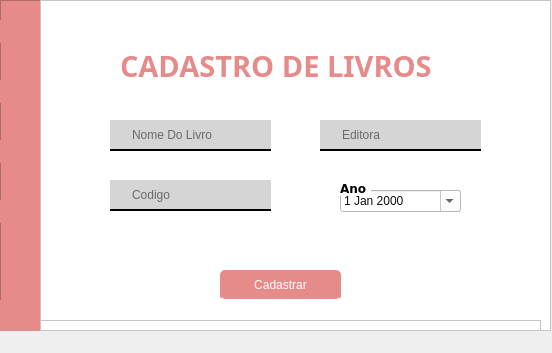
<?xml version="1.0" encoding="UTF-8"?>
<ui version="4.0">
 <class>MainWindow</class>
 <widget class="QMainWindow" name="MainWindow">
  <property name="geometry">
   <rect>
    <x>0</x>
    <y>0</y>
    <width>552</width>
    <height>353</height>
   </rect>
  </property>
  <property name="windowTitle">
   <string>MainWindow</string>
  </property>
  <widget class="QWidget" name="centralwidget">
   <widget class="QFrame" name="frame_2">
    <property name="geometry">
     <rect>
      <x>0</x>
      <y>0</y>
      <width>41</width>
      <height>331</height>
     </rect>
    </property>
    <property name="styleSheet">
     <string notr="true">background-color:#E68A8A;</string>
    </property>
    <property name="frameShape">
     <enum>QFrame::StyledPanel</enum>
    </property>
    <property name="frameShadow">
     <enum>QFrame::Raised</enum>
    </property>
    <widget class="QPushButton" name="pushButton">
     <property name="geometry">
      <rect>
       <x>0</x>
       <y>20</y>
       <width>41</width>
       <height>23</height>
      </rect>
     </property>
     <property name="cursor">
      <cursorShape>PointingHandCursor</cursorShape>
     </property>
     <property name="styleSheet">
      <string notr="true">QPushButton{
background-color:#E68A8A;
border:none;

}
QPushButton:hover{
	
background-color: rgb(195, 117, 117);
}
</string>
     </property>
     <property name="text">
      <string/>
     </property>
     <property name="icon">
      <iconset>
       <normaloff>../../../../../../Downloads/cliente.png</normaloff>../../../../../../Downloads/cliente.png</iconset>
     </property>
    </widget>
    <widget class="QPushButton" name="pushButton_3">
     <property name="geometry">
      <rect>
       <x>0</x>
       <y>140</y>
       <width>41</width>
       <height>23</height>
      </rect>
     </property>
     <property name="cursor">
      <cursorShape>PointingHandCursor</cursorShape>
     </property>
     <property name="styleSheet">
      <string notr="true">QPushButton{
background-color:#E68A8A;
border:none;
}
QPushButton:hover{
	
background-color: rgb(195, 117, 117);
}</string>
     </property>
     <property name="text">
      <string/>
     </property>
     <property name="icon">
      <iconset>
       <normaloff>../../../../../../Downloads/biblioteca.png</normaloff>../../../../../../Downloads/biblioteca.png</iconset>
     </property>
    </widget>
    <widget class="QPushButton" name="pushButton_2">
     <property name="geometry">
      <rect>
       <x>0</x>
       <y>80</y>
       <width>41</width>
       <height>23</height>
      </rect>
     </property>
     <property name="cursor">
      <cursorShape>PointingHandCursor</cursorShape>
     </property>
     <property name="styleSheet">
      <string notr="true">QPushButton{
background-color:#E68A8A;
border:none;
}
QPushButton:hover{
	
background-color: rgb(195, 117, 117);
}</string>
     </property>
     <property name="text">
      <string/>
     </property>
     <property name="icon">
      <iconset>
       <normaloff>../../../../../../Downloads/pilha-de-tres-livros.png</normaloff>../../../../../../Downloads/pilha-de-tres-livros.png</iconset>
     </property>
    </widget>
    <widget class="QPushButton" name="pushButton_4">
     <property name="geometry">
      <rect>
       <x>0</x>
       <y>300</y>
       <width>41</width>
       <height>31</height>
      </rect>
     </property>
     <property name="cursor">
      <cursorShape>PointingHandCursor</cursorShape>
     </property>
     <property name="styleSheet">
      <string notr="true">QPushButton{
background-color:#E68A8A;
border:none;
}
QPushButton:hover{
	
background-color: rgb(195, 117, 117);
}</string>
     </property>
     <property name="text">
      <string/>
     </property>
     <property name="icon">
      <iconset>
       <normaloff>../../../../../../Downloads/sair.png</normaloff>../../../../../../Downloads/sair.png</iconset>
     </property>
    </widget>
    <widget class="QPushButton" name="pushButton_9">
     <property name="geometry">
      <rect>
       <x>0</x>
       <y>200</y>
       <width>41</width>
       <height>23</height>
      </rect>
     </property>
     <property name="cursor">
      <cursorShape>PointingHandCursor</cursorShape>
     </property>
     <property name="styleSheet">
      <string notr="true">QPushButton{
background-color:#E68A8A;
border:none;
}
QPushButton:hover{
	
background-color: rgb(195, 117, 117);
}</string>
     </property>
     <property name="text">
      <string/>
     </property>
     <property name="icon">
      <iconset>
       <normaloff>../../../../../../Downloads/caixa-de-devolucao-de-livro.png</normaloff>../../../../../../Downloads/caixa-de-devolucao-de-livro.png</iconset>
     </property>
    </widget>
   </widget>
   <widget class="QFrame" name="frame">
    <property name="geometry">
     <rect>
      <x>40</x>
      <y>0</y>
      <width>511</width>
      <height>331</height>
     </rect>
    </property>
    <property name="styleSheet">
     <string notr="true">background-color: rgb(255, 255, 255);</string>
    </property>
    <property name="frameShape">
     <enum>QFrame::StyledPanel</enum>
    </property>
    <property name="frameShadow">
     <enum>QFrame::Raised</enum>
    </property>
    <widget class="QLineEdit" name="lineEdit">
     <property name="geometry">
      <rect>
       <x>90</x>
       <y>100</y>
       <width>161</width>
       <height>31</height>
      </rect>
     </property>
     <property name="styleSheet">
      <string notr="true">background-color: rgb(213, 213, 213);
border-style:solid;
border-color:black;
border-bottom-width:2px;
</string>
     </property>
     <property name="placeholderText">
      <string>Nome</string>
     </property>
    </widget>
    <widget class="QLineEdit" name="lineEdit_2">
     <property name="geometry">
      <rect>
       <x>300</x>
       <y>100</y>
       <width>141</width>
       <height>31</height>
      </rect>
     </property>
     <property name="styleSheet">
      <string notr="true">background-color: rgb(213, 213, 213);
border-style:solid;
border-color:black;
border-bottom-width:2px;
</string>
     </property>
     <property name="placeholderText">
      <string>CPF</string>
     </property>
    </widget>
    <widget class="QPushButton" name="pushButton_5">
     <property name="geometry">
      <rect>
       <x>200</x>
       <y>260</y>
       <width>101</width>
       <height>31</height>
      </rect>
     </property>
     <property name="cursor">
      <cursorShape>PointingHandCursor</cursorShape>
     </property>
     <property name="styleSheet">
      <string notr="true">QPushButton{
	background-color:#E68A8A;
	font: 8pt &quot;Verdana&quot;;
	border-radius:5px;
	color:white;
	border-style:outset;
	border-bottom-width:2px;
}
QPushButton:hover{
	background-color:#B36B6B;
}
QPushButton:pressed{
	background-color: rgb(255, 152, 152);
}</string>
     </property>
     <property name="text">
      <string>Cadastrar</string>
     </property>
    </widget>
    <widget class="QLabel" name="label">
     <property name="geometry">
      <rect>
       <x>70</x>
       <y>30</y>
       <width>341</width>
       <height>31</height>
      </rect>
     </property>
     <property name="font">
      <font>
       <family>Arial Black</family>
       <pointsize>22</pointsize>
       <weight>75</weight>
       <bold>true</bold>
      </font>
     </property>
     <property name="styleSheet">
      <string notr="true">color:#E68A8A;</string>
     </property>
     <property name="text">
      <string>Cadastro De Clientes</string>
     </property>
    </widget>
    <widget class="QLabel" name="label_2">
     <property name="geometry">
      <rect>
       <x>70</x>
       <y>100</y>
       <width>21</width>
       <height>31</height>
      </rect>
     </property>
     <property name="styleSheet">
      <string notr="true">background-color: rgb(213, 213, 213);
border-style:solid;
border-color:black;
border-bottom-width:2px;
</string>
     </property>
     <property name="text">
      <string>&lt;html&gt;&lt;head/&gt;&lt;body&gt;&lt;p&gt;&lt;img src=&quot;:/newPrefix/perfil-de-usuario.png&quot;/&gt;&lt;/p&gt;&lt;/body&gt;&lt;/html&gt;</string>
     </property>
    </widget>
    <widget class="QLabel" name="label_3">
     <property name="geometry">
      <rect>
       <x>280</x>
       <y>100</y>
       <width>21</width>
       <height>31</height>
      </rect>
     </property>
     <property name="styleSheet">
      <string notr="true">background-color: rgb(213, 213, 213);
border-style:solid;
border-color:black;
border-bottom-width:2px;
</string>
     </property>
     <property name="text">
      <string>&lt;html&gt;&lt;head/&gt;&lt;body&gt;&lt;p&gt;&lt;img src=&quot;:/newPrefix/carteira-de-identidade.png&quot;/&gt;&lt;/p&gt;&lt;/body&gt;&lt;/html&gt;</string>
     </property>
    </widget>
    <widget class="QLineEdit" name="lineEdit_3">
     <property name="geometry">
      <rect>
       <x>90</x>
       <y>140</y>
       <width>161</width>
       <height>31</height>
      </rect>
     </property>
     <property name="styleSheet">
      <string notr="true">background-color: rgb(213, 213, 213);
border-style:solid;
border-color:black;
border-bottom-width:2px;</string>
     </property>
     <property name="placeholderText">
      <string>Telefone</string>
     </property>
    </widget>
    <widget class="QLineEdit" name="lineEdit_4">
     <property name="geometry">
      <rect>
       <x>300</x>
       <y>140</y>
       <width>141</width>
       <height>31</height>
      </rect>
     </property>
     <property name="styleSheet">
      <string notr="true">background-color: rgb(213, 213, 213);
border-style:solid;
border-color:black;
border-bottom-width:2px;</string>
     </property>
     <property name="placeholderText">
      <string>Email</string>
     </property>
    </widget>
    <widget class="QLineEdit" name="lineEdit_5">
     <property name="geometry">
      <rect>
       <x>90</x>
       <y>180</y>
       <width>41</width>
       <height>31</height>
      </rect>
     </property>
     <property name="styleSheet">
      <string notr="true">background-color: rgb(213, 213, 213);
border-style:solid;
border-color:black;
border-bottom-width:2px;</string>
     </property>
     <property name="placeholderText">
      <string> nº</string>
     </property>
    </widget>
    <widget class="QLineEdit" name="lineEdit_6">
     <property name="geometry">
      <rect>
       <x>160</x>
       <y>180</y>
       <width>91</width>
       <height>31</height>
      </rect>
     </property>
     <property name="styleSheet">
      <string notr="true">background-color: rgb(213, 213, 213);
border-style:solid;
border-color:black;
border-bottom-width:2px;</string>
     </property>
     <property name="placeholderText">
      <string>Rua</string>
     </property>
    </widget>
    <widget class="QLineEdit" name="lineEdit_7">
     <property name="geometry">
      <rect>
       <x>300</x>
       <y>180</y>
       <width>141</width>
       <height>31</height>
      </rect>
     </property>
     <property name="styleSheet">
      <string notr="true">background-color: rgb(213, 213, 213);
border-style:solid;
border-color:black;
border-bottom-width:2px;</string>
     </property>
     <property name="placeholderText">
      <string>Bairro</string>
     </property>
    </widget>
    <widget class="QLabel" name="label_4">
     <property name="geometry">
      <rect>
       <x>280</x>
       <y>140</y>
       <width>21</width>
       <height>31</height>
      </rect>
     </property>
     <property name="styleSheet">
      <string notr="true">background-color: rgb(213, 213, 213);
border-style:solid;
border-color:black;
border-bottom-width:2px;</string>
     </property>
     <property name="text">
      <string>&lt;html&gt;&lt;head/&gt;&lt;body&gt;&lt;p&gt;&lt;img src=&quot;:/newPrefix/o-email.png&quot;/&gt;&lt;/p&gt;&lt;/body&gt;&lt;/html&gt;</string>
     </property>
    </widget>
    <widget class="QLabel" name="label_5">
     <property name="geometry">
      <rect>
       <x>280</x>
       <y>180</y>
       <width>21</width>
       <height>31</height>
      </rect>
     </property>
     <property name="styleSheet">
      <string notr="true">background-color: rgb(213, 213, 213);
border-style:solid;
border-color:black;
border-bottom-width:2px;</string>
     </property>
     <property name="text">
      <string>&lt;html&gt;&lt;head/&gt;&lt;body&gt;&lt;p&gt;&lt;img src=&quot;:/newPrefix/casa.png&quot;/&gt;&lt;/p&gt;&lt;/body&gt;&lt;/html&gt;</string>
     </property>
    </widget>
    <widget class="QLabel" name="label_6">
     <property name="geometry">
      <rect>
       <x>70</x>
       <y>140</y>
       <width>21</width>
       <height>31</height>
      </rect>
     </property>
     <property name="styleSheet">
      <string notr="true">background-color: rgb(213, 213, 213);
border-style:solid;
border-color:black;
border-bottom-width:2px;</string>
     </property>
     <property name="text">
      <string>&lt;html&gt;&lt;head/&gt;&lt;body&gt;&lt;p&gt;&lt;img src=&quot;:/newPrefix/telefone.png&quot;/&gt;&lt;/p&gt;&lt;/body&gt;&lt;/html&gt;</string>
     </property>
    </widget>
    <widget class="QLabel" name="label_7">
     <property name="geometry">
      <rect>
       <x>140</x>
       <y>180</y>
       <width>21</width>
       <height>31</height>
      </rect>
     </property>
     <property name="styleSheet">
      <string notr="true">background-color: rgb(213, 213, 213);
border-style:solid;
border-color:black;
border-bottom-width:2px;</string>
     </property>
     <property name="text">
      <string>&lt;html&gt;&lt;head/&gt;&lt;body&gt;&lt;p&gt;&lt;img src=&quot;:/newPrefix/rua.png&quot;/&gt;&lt;/p&gt;&lt;/body&gt;&lt;/html&gt;</string>
     </property>
    </widget>
    <widget class="QLabel" name="label_8">
     <property name="geometry">
      <rect>
       <x>70</x>
       <y>180</y>
       <width>21</width>
       <height>31</height>
      </rect>
     </property>
     <property name="styleSheet">
      <string notr="true">background-color: rgb(213, 213, 213);
border-style:solid;
border-color:black;
border-bottom-width:2px;</string>
     </property>
     <property name="text">
      <string>&lt;html&gt;&lt;head/&gt;&lt;body&gt;&lt;p&gt;&lt;img src=&quot;:/newPrefix/porta-da-sala.png&quot;/&gt;&lt;/p&gt;&lt;/body&gt;&lt;/html&gt;</string>
     </property>
    </widget>
    <widget class="QFrame" name="frame_4">
     <property name="geometry">
      <rect>
       <x>0</x>
       <y>-10</y>
       <width>501</width>
       <height>341</height>
      </rect>
     </property>
     <property name="frameShape">
      <enum>QFrame::StyledPanel</enum>
     </property>
     <property name="frameShadow">
      <enum>QFrame::Raised</enum>
     </property>
     <widget class="QLabel" name="label_14">
      <property name="geometry">
       <rect>
        <x>190</x>
        <y>10</y>
        <width>151</width>
        <height>41</height>
       </rect>
      </property>
      <property name="font">
       <font>
        <family>Arial Black</family>
        <pointsize>22</pointsize>
       </font>
      </property>
      <property name="styleSheet">
       <string notr="true">color:#E68A8A;</string>
      </property>
      <property name="text">
       <string>Alocação</string>
      </property>
     </widget>
     <widget class="QLineEdit" name="lineEdit_10">
      <property name="geometry">
       <rect>
        <x>60</x>
        <y>80</y>
        <width>113</width>
        <height>31</height>
       </rect>
      </property>
      <property name="styleSheet">
       <string notr="true">background-color: rgb(213, 213, 213);
border-style:solid;
border-color:black;
border-bottom-width:2px;</string>
      </property>
      <property name="placeholderText">
       <string>Nome Do Livro</string>
      </property>
     </widget>
     <widget class="QPushButton" name="pushButton_7">
      <property name="geometry">
       <rect>
        <x>190</x>
        <y>80</y>
        <width>101</width>
        <height>31</height>
       </rect>
      </property>
      <property name="cursor">
       <cursorShape>PointingHandCursor</cursorShape>
      </property>
      <property name="styleSheet">
       <string notr="true">QPushButton{
	background-color:#E68A8A;
	font: 8pt &quot;Verdana&quot;;
	border-radius:5px;
	color:white;
	border-style:outset;
	border-bottom-width:2px;
}
QPushButton:hover{
	background-color:#B36B6B;
}
QPushButton:pressed{
	background-color: rgb(255, 152, 152);
}</string>
      </property>
      <property name="text">
       <string>Verificar estoque</string>
      </property>
     </widget>
     <widget class="QLabel" name="label_15">
      <property name="geometry">
       <rect>
        <x>40</x>
        <y>80</y>
        <width>21</width>
        <height>31</height>
       </rect>
      </property>
      <property name="styleSheet">
       <string notr="true">background-color: rgb(213, 213, 213);
border-style:solid;
border-color:black;
border-bottom-width:2px;</string>
      </property>
      <property name="text">
       <string>&lt;html&gt;&lt;head/&gt;&lt;body&gt;&lt;p&gt;&lt;img src=&quot;:/newPrefix/livro-de-capa-preta-fechado.png&quot;/&gt;&lt;/p&gt;&lt;/body&gt;&lt;/html&gt;</string>
      </property>
     </widget>
     <widget class="QTableWidget" name="tableWidget">
      <property name="enabled">
       <bool>true</bool>
      </property>
      <property name="geometry">
       <rect>
        <x>40</x>
        <y>120</y>
        <width>201</width>
        <height>151</height>
       </rect>
      </property>
      <property name="focusPolicy">
       <enum>Qt::StrongFocus</enum>
      </property>
      <property name="editTriggers">
       <set>QAbstractItemView::SelectedClicked</set>
      </property>
      <property name="selectionMode">
       <enum>QAbstractItemView::ExtendedSelection</enum>
      </property>
      <column>
       <property name="text">
        <string>Clientes</string>
       </property>
       <property name="icon">
        <iconset>
         <normaloff>:/newPrefix/perfil-de-usuario.png</normaloff>:/newPrefix/perfil-de-usuario.png</iconset>
       </property>
      </column>
      <column>
       <property name="text">
        <string notr="true">CPF</string>
       </property>
       <property name="toolTip">
        <string notr="true"/>
       </property>
       <property name="whatsThis">
        <string notr="true"/>
       </property>
      </column>
     </widget>
     <widget class="QDateEdit" name="dateEdit_2">
      <property name="geometry">
       <rect>
        <x>180</x>
        <y>280</y>
        <width>110</width>
        <height>31</height>
       </rect>
      </property>
     </widget>
     <widget class="QLineEdit" name="lineEdit_12">
      <property name="geometry">
       <rect>
        <x>330</x>
        <y>280</y>
        <width>91</width>
        <height>31</height>
       </rect>
      </property>
      <property name="styleSheet">
       <string notr="true">background-color: rgb(213, 213, 213);
border-style:solid;
border-color:black;
border-bottom-width:2px;</string>
      </property>
      <property name="placeholderText">
       <string>Codigo Do Livro</string>
      </property>
     </widget>
     <widget class="QLabel" name="label_16">
      <property name="geometry">
       <rect>
        <x>310</x>
        <y>280</y>
        <width>21</width>
        <height>31</height>
       </rect>
      </property>
      <property name="styleSheet">
       <string notr="true">background-color: rgb(213, 213, 213);
border-style:solid;
border-color:black;
border-bottom-width:2px;</string>
      </property>
      <property name="text">
       <string>&lt;html&gt;&lt;head/&gt;&lt;body&gt;&lt;p&gt;&lt;img src=&quot;:/newPrefix/codigo-de-barras.png&quot;/&gt;&lt;/p&gt;&lt;/body&gt;&lt;/html&gt;</string>
      </property>
     </widget>
     <widget class="QPushButton" name="pushButton_8">
      <property name="geometry">
       <rect>
        <x>430</x>
        <y>282</y>
        <width>71</width>
        <height>31</height>
       </rect>
      </property>
      <property name="cursor">
       <cursorShape>PointingHandCursor</cursorShape>
      </property>
      <property name="styleSheet">
       <string notr="true">QPushButton{
	background-color:#E68A8A;
	font: 8pt &quot;Verdana&quot;;
	border-radius:5px;
	color:white;
	border-style:outset;
	border-bottom-width:2px;
}
QPushButton:hover{
	background-color:#B36B6B;
}
QPushButton:pressed{
	background-color: rgb(255, 152, 152);
}</string>
      </property>
      <property name="text">
       <string>Alocar</string>
      </property>
     </widget>
     <widget class="QFrame" name="frame_5">
      <property name="geometry">
       <rect>
        <x>0</x>
        <y>10</y>
        <width>551</width>
        <height>321</height>
       </rect>
      </property>
      <property name="frameShape">
       <enum>QFrame::StyledPanel</enum>
      </property>
      <property name="frameShadow">
       <enum>QFrame::Raised</enum>
      </property>
      <widget class="QLabel" name="label_17">
       <property name="geometry">
        <rect>
         <x>180</x>
         <y>30</y>
         <width>171</width>
         <height>31</height>
        </rect>
       </property>
       <property name="font">
        <font>
         <family>Arial Black</family>
         <pointsize>22</pointsize>
         <weight>75</weight>
         <bold>true</bold>
        </font>
       </property>
       <property name="styleSheet">
        <string notr="true">color:#E68A8A;</string>
       </property>
       <property name="text">
        <string>Devolução</string>
       </property>
      </widget>
      <widget class="QLineEdit" name="lineEdit_13">
       <property name="geometry">
        <rect>
         <x>80</x>
         <y>110</y>
         <width>113</width>
         <height>31</height>
        </rect>
       </property>
       <property name="styleSheet">
        <string notr="true">background-color: rgb(213, 213, 213);
border-style:solid;
border-color:black;
border-bottom-width:2px;</string>
       </property>
       <property name="placeholderText">
        <string>Codigo Do Livro</string>
       </property>
      </widget>
      <widget class="QLabel" name="label_18">
       <property name="geometry">
        <rect>
         <x>60</x>
         <y>110</y>
         <width>21</width>
         <height>31</height>
        </rect>
       </property>
       <property name="styleSheet">
        <string notr="true">background-color: rgb(213, 213, 213);
border-style:solid;
border-color:black;
border-bottom-width:2px;</string>
       </property>
       <property name="text">
        <string>&lt;html&gt;&lt;head/&gt;&lt;body&gt;&lt;p&gt;&lt;img src=&quot;:/newPrefix/codigo-de-barras.png&quot;/&gt;&lt;/p&gt;&lt;/body&gt;&lt;/html&gt;</string>
       </property>
      </widget>
      <widget class="QPushButton" name="pushButton_10">
       <property name="geometry">
        <rect>
         <x>200</x>
         <y>110</y>
         <width>75</width>
         <height>31</height>
        </rect>
       </property>
       <property name="cursor">
        <cursorShape>PointingHandCursor</cursorShape>
       </property>
       <property name="styleSheet">
        <string notr="true">QPushButton{
	background-color:#E68A8A;
	font: 8pt &quot;Verdana&quot;;
	border-radius:5px;
	color:white;
	border-style:outset;
	border-bottom-width:2px;
}
QPushButton:hover{
	background-color:#B36B6B;
}
QPushButton:pressed{
	background-color: rgb(255, 152, 152);
}</string>
       </property>
       <property name="text">
        <string>Devolução</string>
       </property>
      </widget>
      <widget class="QTextEdit" name="textEdit">
       <property name="geometry">
        <rect>
         <x>50</x>
         <y>170</y>
         <width>431</width>
         <height>151</height>
        </rect>
       </property>
       <property name="html">
        <string>&lt;!DOCTYPE HTML PUBLIC &quot;-//W3C//DTD HTML 4.0//EN&quot; &quot;http://www.w3.org/TR/REC-html40/strict.dtd&quot;&gt;
&lt;html&gt;&lt;head&gt;&lt;meta name=&quot;qrichtext&quot; content=&quot;1&quot; /&gt;&lt;style type=&quot;text/css&quot;&gt;
p, li { white-space: pre-wrap; }
&lt;/style&gt;&lt;/head&gt;&lt;body style=&quot; font-family:'MS Shell Dlg 2'; font-size:8.25pt; font-weight:400; font-style:normal;&quot;&gt;
&lt;p style=&quot;-qt-paragraph-type:empty; margin-top:0px; margin-bottom:0px; margin-left:0px; margin-right:0px; -qt-block-indent:0; text-indent:0px;&quot;&gt;&lt;br /&gt;&lt;/p&gt;&lt;/body&gt;&lt;/html&gt;</string>
       </property>
      </widget>
      <widget class="QLabel" name="label_19">
       <property name="geometry">
        <rect>
         <x>50</x>
         <y>150</y>
         <width>111</width>
         <height>16</height>
        </rect>
       </property>
       <property name="font">
        <font>
         <family>Verdana</family>
         <pointsize>10</pointsize>
         <weight>75</weight>
         <bold>true</bold>
        </font>
       </property>
       <property name="text">
        <string>Intercorrência</string>
       </property>
      </widget>
      <widget class="QFrame" name="frame_3">
       <property name="geometry">
        <rect>
         <x>0</x>
         <y>0</y>
         <width>551</width>
         <height>321</height>
        </rect>
       </property>
       <property name="frameShape">
        <enum>QFrame::StyledPanel</enum>
       </property>
       <property name="frameShadow">
        <enum>QFrame::Raised</enum>
       </property>
       <widget class="QLabel" name="label_9">
        <property name="geometry">
         <rect>
          <x>80</x>
          <y>50</y>
          <width>371</width>
          <height>31</height>
         </rect>
        </property>
        <property name="font">
         <font>
          <family>Arial Black</family>
          <pointsize>22</pointsize>
          <weight>75</weight>
          <bold>true</bold>
         </font>
        </property>
        <property name="styleSheet">
         <string notr="true">color:#E68A8A;</string>
        </property>
        <property name="text">
         <string>CADASTRO DE LIVROS</string>
        </property>
       </widget>
       <widget class="QDateEdit" name="dateEdit">
        <property name="geometry">
         <rect>
          <x>300</x>
          <y>190</y>
          <width>121</width>
          <height>22</height>
         </rect>
        </property>
        <property name="styleSheet">
         <string notr="true">color: rgb(16, 16, 16);</string>
        </property>
        <property name="calendarPopup">
         <bool>true</bool>
        </property>
       </widget>
       <widget class="QLineEdit" name="lineEdit_8">
        <property name="geometry">
         <rect>
          <x>90</x>
          <y>120</y>
          <width>141</width>
          <height>31</height>
         </rect>
        </property>
        <property name="styleSheet">
         <string notr="true">background-color: rgb(213, 213, 213);
border-style:solid;
border-color:black;
border-bottom-width:2px;
</string>
        </property>
        <property name="placeholderText">
         <string>Nome Do Livro</string>
        </property>
       </widget>
       <widget class="QLineEdit" name="lineEdit_9">
        <property name="geometry">
         <rect>
          <x>300</x>
          <y>120</y>
          <width>141</width>
          <height>31</height>
         </rect>
        </property>
        <property name="styleSheet">
         <string notr="true">background-color: rgb(213, 213, 213);
border-style:solid;
border-color:black;
border-bottom-width:2px;
</string>
        </property>
        <property name="placeholderText">
         <string>Editora</string>
        </property>
       </widget>
       <widget class="QLineEdit" name="lineEdit_11">
        <property name="geometry">
         <rect>
          <x>90</x>
          <y>180</y>
          <width>141</width>
          <height>31</height>
         </rect>
        </property>
        <property name="styleSheet">
         <string notr="true">background-color: rgb(213, 213, 213);
border-style:solid;
border-color:black;
border-bottom-width:2px;
</string>
        </property>
        <property name="placeholderText">
         <string>Codigo</string>
        </property>
       </widget>
       <widget class="QLabel" name="label_10">
        <property name="geometry">
         <rect>
          <x>70</x>
          <y>120</y>
          <width>21</width>
          <height>31</height>
         </rect>
        </property>
        <property name="styleSheet">
         <string notr="true">background-color: rgb(213, 213, 213);
border-style:solid;
border-color:black;
border-bottom-width:2px;
</string>
        </property>
        <property name="text">
         <string>&lt;html&gt;&lt;head/&gt;&lt;body&gt;&lt;p&gt;&lt;img src=&quot;:/newPrefix/livro-de-capa-preta-fechado.png&quot;/&gt;&lt;/p&gt;&lt;/body&gt;&lt;/html&gt;</string>
        </property>
       </widget>
       <widget class="QLabel" name="label_11">
        <property name="geometry">
         <rect>
          <x>280</x>
          <y>120</y>
          <width>21</width>
          <height>31</height>
         </rect>
        </property>
        <property name="styleSheet">
         <string notr="true">background-color: rgb(213, 213, 213);
border-style:solid;
border-color:black;
border-bottom-width:2px;
</string>
        </property>
        <property name="text">
         <string>&lt;html&gt;&lt;head/&gt;&lt;body&gt;&lt;p&gt;&lt;img src=&quot;:/newPrefix/texto.png&quot;/&gt;&lt;/p&gt;&lt;/body&gt;&lt;/html&gt;</string>
        </property>
       </widget>
       <widget class="QLabel" name="label_12">
        <property name="geometry">
         <rect>
          <x>70</x>
          <y>180</y>
          <width>21</width>
          <height>31</height>
         </rect>
        </property>
        <property name="styleSheet">
         <string notr="true">background-color: rgb(213, 213, 213);
border-style:solid;
border-color:black;
border-bottom-width:2px;
</string>
        </property>
        <property name="text">
         <string>&lt;html&gt;&lt;head/&gt;&lt;body&gt;&lt;p&gt;&lt;img src=&quot;:/newPrefix/codigo-de-barras.png&quot;/&gt;&lt;/p&gt;&lt;/body&gt;&lt;/html&gt;</string>
        </property>
       </widget>
       <widget class="QPushButton" name="pushButton_6">
        <property name="geometry">
         <rect>
          <x>180</x>
          <y>270</y>
          <width>121</width>
          <height>31</height>
         </rect>
        </property>
        <property name="cursor">
         <cursorShape>PointingHandCursor</cursorShape>
        </property>
        <property name="styleSheet">
         <string notr="true">QPushButton{
	background-color:#E68A8A;
	font: 8pt &quot;Verdana&quot;;
	border-radius:5px;
	color:white;
	border-style:outset;
	border-bottom-width:2px;
}
QPushButton:hover{
	background-color:#B36B6B;
}
QPushButton:pressed{
	background-color: rgb(255, 152, 152);
}</string>
        </property>
        <property name="text">
         <string>Cadastrar</string>
        </property>
       </widget>
       <widget class="QLabel" name="label_13">
        <property name="geometry">
         <rect>
          <x>300</x>
          <y>180</y>
          <width>31</width>
          <height>16</height>
         </rect>
        </property>
        <property name="font">
         <font>
          <family>Verdana</family>
          <weight>75</weight>
          <bold>true</bold>
         </font>
        </property>
        <property name="text">
         <string>Ano</string>
        </property>
       </widget>
      </widget>
     </widget>
    </widget>
   </widget>
  </widget>
  <widget class="QMenuBar" name="menubar">
   <property name="geometry">
    <rect>
     <x>0</x>
     <y>0</y>
     <width>552</width>
     <height>21</height>
    </rect>
   </property>
  </widget>
 </widget>
 <resources>
  <include location="icones.qrc"/>
 </resources>
 <connections/>
</ui>
